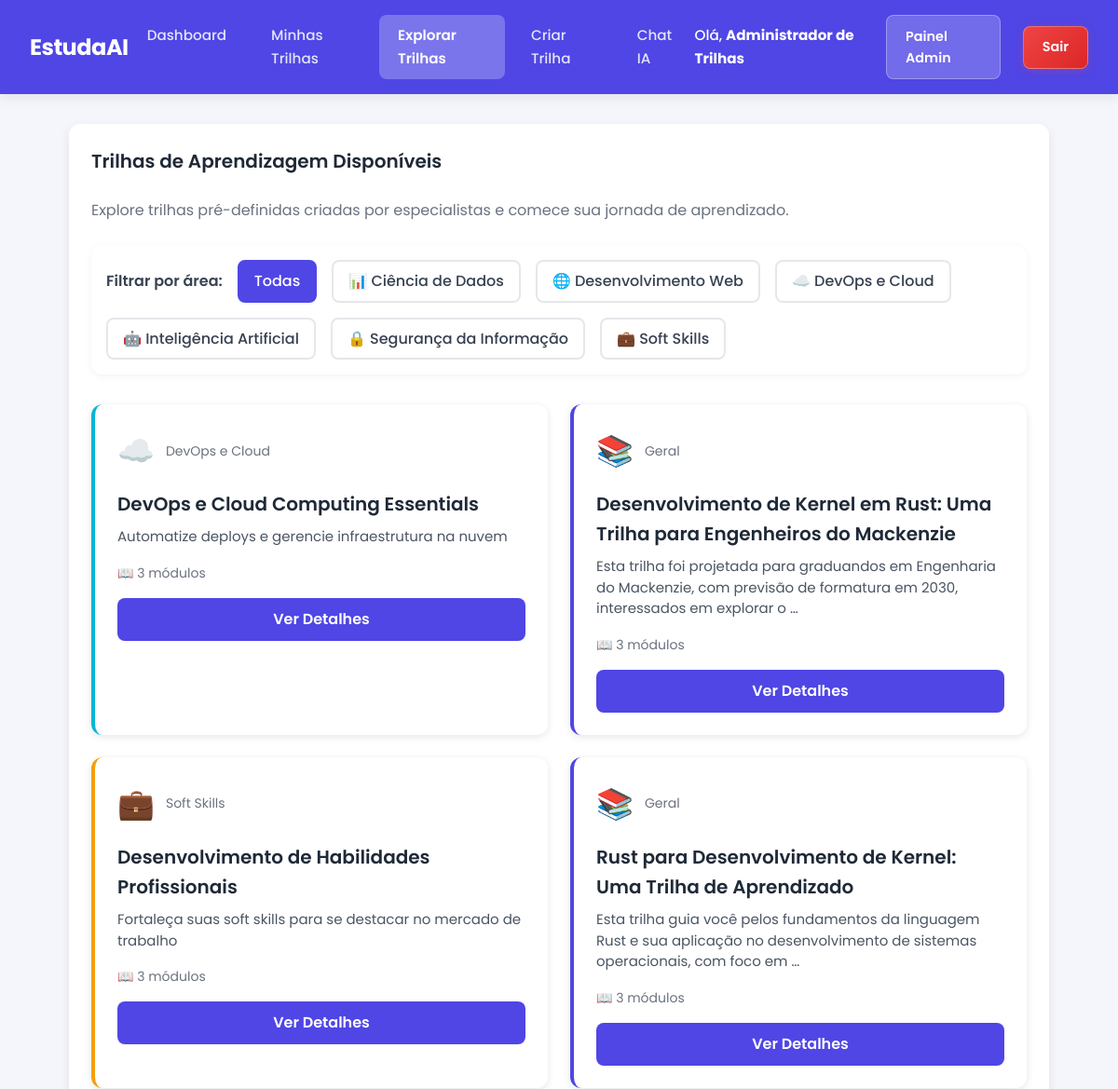
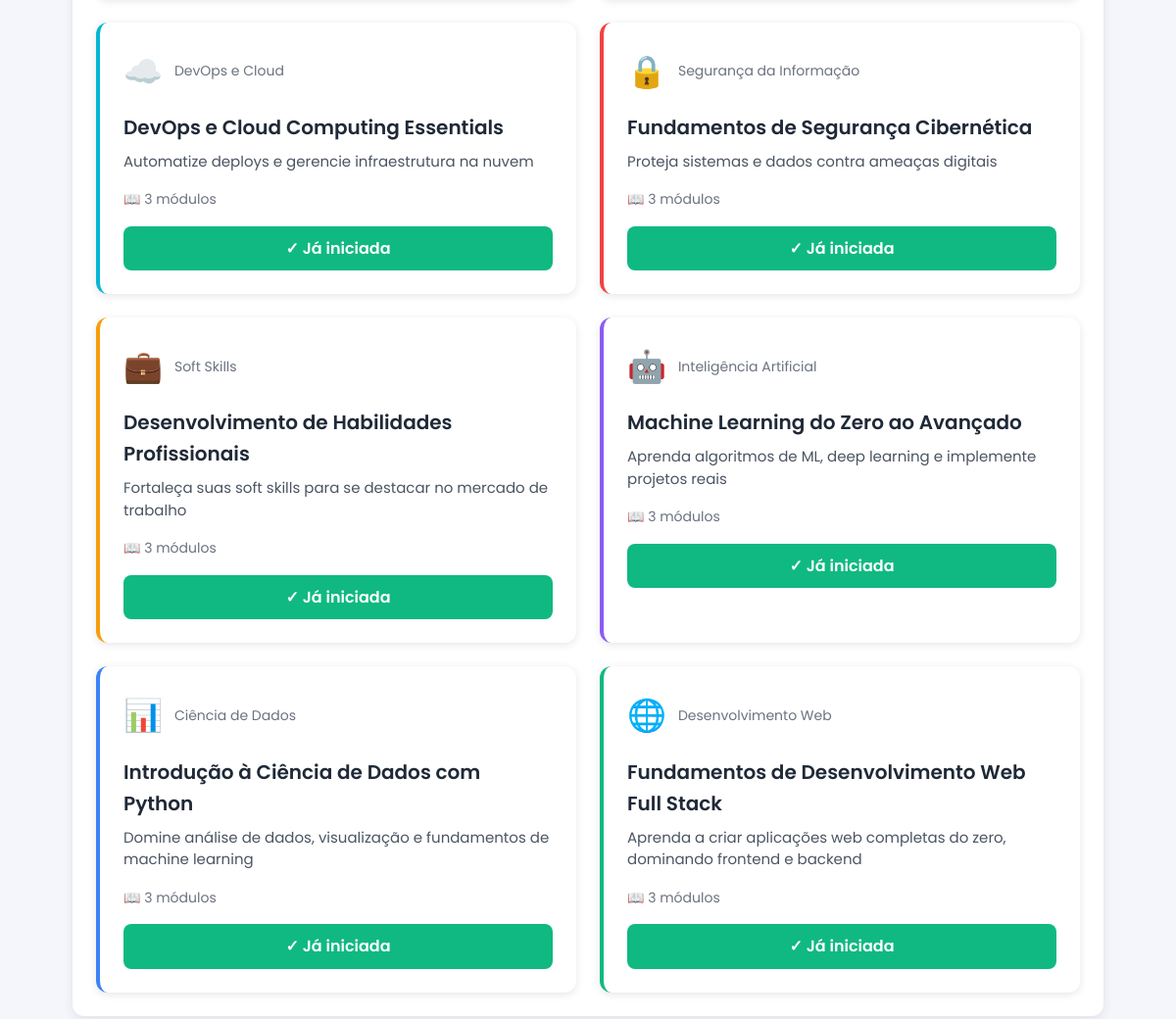
The app's page /usuarios/trilhas/ (signed in) with its own data (2 pictures, top to bottom).
### usuarios/models.py (models this page shows, shortened)
class Usuario(AbstractUser):  # criação de uma classe usuário
    nome = models.CharField(max_length=100)  # Nome completo do usuário
    email = models.EmailField(unique=True)  # Email único no sistema
    universidade = models.CharField(max_length=255)  # Nome da universidade
    curso = models.CharField(max_length=255)  # Nome do curso
    ano_formatura = models.IntegerField(
        null=True,
        blank=True,  # Permite valores vazios
        validators=[
            MinValueValidator(2000),
            MaxValueValidator(2060),
        ],  # Entre 2000 e 2060
    )
    idade = models.IntegerField(
        null=True,
        blank=True,  # Permite valores vazios
        validators=[MinValueValidator(8), MaxValueValidator(100)],  # Entre 8 e 100 anos
    )
    REQUIRED_FIELDS = [
        "nome",
        "email",
        "universidade",
        "curso",
        "ano_formatura",
        "idade",
    ]

### api/models.py (models this page shows, shortened)
class Area(models.Model):
    nome = models.CharField(max_length=100, unique=True)
    descricao = models.TextField()
    icone = models.CharField(
        max_length=50, blank=True, help_text="Nome do ícone ou emoji"
    )
    cor = models.CharField(
        max_length=7, default="#4f46e5", help_text="Cor em hexadecimal"
    )
    ativa = models.BooleanField(default=True)
    data_criacao = models.DateTimeField(auto_now_add=True)
    data_atualizacao = models.DateTimeField(auto_now=True)
    class Meta:
        ordering = ["nome"]
        verbose_name = "Área"
        verbose_name_plural = "Áreas"

class TrilhaCurso(models.Model):
    usuario = models.ForeignKey(
        Usuario, on_delete=models.CASCADE, related_name="trilhas_curso"
    )
    titulo = models.CharField(max_length=255)
    descricao = models.TextField(blank=True)
    area = models.ForeignKey(
        Area, on_delete=models.SET_NULL, null=True, blank=True, related_name="trilhas_curso"
    )
    solicitacao_original = models.TextField(
        blank=True,
        help_text="Texto original enviado pelo usuário (vazio para criação manual)"
    )
    conteudo_json = models.JSONField(
        help_text="Conteúdo completo da trilha em formato JSON"
    )
    ativa = models.BooleanField(default=True)
    data_criacao = models.DateTimeField(auto_now_add=True)
    data_atualizacao = models.DateTimeField(auto_now=True)
    class Meta:
        ordering = ["-data_criacao"]
        verbose_name = "Trilha de Curso (IA)"
        verbose_name_plural = "Trilhas de Curso (IA)"

### usuarios/views.py (the view)
# urls.py: path("trilhas/", views.trilhas_disponiveis, name="trilhas_disponiveis"),
@login_required
def trilhas_disponiveis(request):
    try:
        admin_user = Usuario.objects.get(username="admin_trilhas")
    except Usuario.DoesNotExist:
        admin_user = None
        messages.warning(
            request,
            "Nenhuma trilha pré-definida disponível. Execute: python manage.py populate_trilhas"
        )
    trilhas = TrilhaCurso.objects.filter(
        ativa=True
    ).select_related('area')
    if admin_user:
        trilhas = trilhas.filter(usuario=admin_user)
    area_id = request.GET.get('area')
    if area_id:
        trilhas = trilhas.filter(area_id=area_id)
    trilhas_iniciadas_ids = TrilhaCurso.objects.filter(
        usuario=request.user
    ).values_list('id', flat=True)
    for trilha in trilhas:
        trilha.ja_iniciada = trilha.id in trilhas_iniciadas_ids
    areas = Area.objects.filter(ativa=True).order_by('nome')
    contexto = {
        'trilhas': trilhas,
        'areas': areas,
        'area_selecionada': area_id,
    }
    return render(request, 'usuarios/trilhas_disponiveis.html', contexto)

### usuarios/templates/usuarios/trilhas_disponiveis.html (shortened to what this page needs)
{% load static %}
<!DOCTYPE html>
<html lang="pt-BR">
<head>
    <link rel="stylesheet" href="{% static 'usuarios/dashboard-style.css' %}?v=2">
</head>
<body>
    <header class="navbar">
        <nav class="navbar-container">
            <a href="{% url 'dashboard' %}" class="logo">EstudaAI</a>
            <ul class="nav-links">
                <li><a href="{% url 'dashboard' %}" class="nav-link">Dashboard</a></li>
                <li><a href="{% url 'minhas_trilhas' %}" class="nav-link">Minhas Trilhas</a></li>
                <li><a href="{% url 'trilhas_disponiveis' %}" class="nav-link active">Explorar Trilhas</a></li>
                <li><a href="{% url 'criar_trilha' %}" class="nav-link">Criar Trilha</a></li>
                <li><a href="{% url 'chat_ia' %}" class="nav-link">Chat IA</a></li>
            </ul>
            <div class="user-info">
                <span class="user-text">Olá, <strong>{{ user.nome|default:user.username }}</strong></span>
                {% if user.is_staff %}
                <a href="{% url 'admin_dashboard' %}" class="admin-btn">Painel Admin</a>
                {% endif %}
                <a href="{% url 'logout' %}" class="logout-btn" title="Sair da conta">Sair</a>
            </div>
        </nav>
    </header>
    <main class="container">
        <section class="card">
            <h1 class="section-title">Trilhas de Aprendizagem Disponíveis</h1>
            <p style="color: #6b7280; margin-bottom: 1.5rem;">
                Explore trilhas pré-definidas criadas por especialistas e comece sua jornada de aprendizado.
            </p>
            {% if areas %}
            <div class="filtros">
                <span class="filtro-label">Filtrar por área:</span>
                <a href="{% url 'trilhas_disponiveis' %}"
                   class="area-filter-btn {% if not area_selecionada %}active{% endif %}">
                    Todas
                </a>
                {% for area in areas %}
                <a href="?area={{ area.id }}"
                   class="area-filter-btn {% if area_selecionada == area.id|stringformat:'s' %}active{% endif %}">
                    {{ area.icone }} {{ area.nome }}
                </a>
                {% endfor %}
            </div>
            {% endif %}
            {% if trilhas %}
            <div class="trilhas-grid">
                {% for trilha in trilhas %}
                <div class="trilha-card" {% if trilha.area.cor %}style="border-left-color: {{ trilha.area.cor }};"{% endif %}>
                    <div class="trilha-header">
                        <span class="area-icon">{{ trilha.area.icone|default:'📚' }}</span>
                        <div class="area-info">
                            <p class="area-nome">{{ trilha.area.nome|default:'Geral' }}</p>
                        </div>
                    </div>
                    <h3 class="trilha-titulo">{{ trilha.titulo }}</h3>
                    <p class="trilha-descricao">{{ trilha.descricao|truncatewords:20 }}</p>
                    <div class="trilha-stats">
                        <span class="stat-item">
                            📖 {{ trilha.conteudo_json.modulos|length|default:0 }} módulos
                        </span>
                    </div>
                    <div class="trilha-actions">
                        {% if trilha.ja_iniciada %}
                        <a href="{% url 'minhas_trilhas' %}" class="btn-ver-detalhes btn-ja-iniciada">
                            ✓ Já iniciada
                        </a>
                        {% else %}
                        <a href="{% url 'trilha_detalhes' trilha.id %}" class="btn-ver-detalhes">
                            Ver Detalhes
                        </a>
                        {% endif %}
                    </div>
                </div>
                {% endfor %}
            </div>
            {% else %}
            <div class="empty-state">
                <div class="empty-state-icon">📚</div>
                <h3>Nenhuma trilha disponível</h3>
                <p>Não há trilhas pré-definidas no momento. Entre em contato com o administrador.</p>
            </div>
            {% endif %}
        </section>
    </main>
</body>
</html>

### usuarios/static/usuarios/dashboard-style.css (style rules this page uses)
:root { --bg-color: #f4f6fb; --primary-color: #4f46e5; --secondary-color: #10b981; --text-color: #1f2937; --light-text: #6b7280; --card-bg: #ffffff; --border-radius: 12px; --shadow: 0 4px 12px rgba(0, 0, 0, 0.08); }
* { margin: 0; padding: 0; box-sizing: border-box; font-family: 'Poppins', sans-serif; }
body { background-color: var(--bg-color); color: var(--text-color); line-height: 1.6; }
.navbar { background-color: var(--primary-color); color: #fff; box-shadow: var(--shadow); }
.navbar-container { max-width: 1200px; margin: 0 auto; padding: 1rem 2rem; display: flex; align-items: center; justify-content: space-between; }
.logo { font-size: 1.5rem; font-weight: 700; color: #fff; text-decoration: none; letter-spacing: -0.5px; transition: all 0.3s; }
.nav-links { list-style: none; display: flex; gap: 0.5rem; }
.nav-link { color: rgba(255, 255, 255, 0.85); text-decoration: none; transition: all 0.3s; font-weight: 500; padding: 0.65rem 1.25rem; border-radius: 0.5rem; display: block; font-size: 0.95rem; }
.nav-link.active { background: rgba(255, 255, 255, 0.25); color: #fff; font-weight: 600; }
.user-info { display: flex; align-items: center; gap: 1rem; }
.user-text { font-weight: 500; font-size: 0.95rem; }
.admin-btn { text-decoration: none; padding: 0.65rem 1.25rem; background: rgba(255, 255, 255, 0.2); color: white; border-radius: 0.5rem; font-weight: 600; transition: all 0.3s; font-size: 0.9rem; display: inline-block; border: 1px solid rgba(255, 255, 255, 0.3); }
.logout-btn { text-decoration: none; padding: 0.65rem 1.25rem; background: linear-gradient(135deg, #ef4444 0%, #dc2626 100%); color: white; border-radius: 0.5rem; font-weight: 600; transition: all 0.3s; font-size: 0.9rem; display: inline-block; border: 1px solid rgba(255, 255, 255, 0.3); margin-left: 0.5rem; box-shadow: 0 2px 8px rgba(239, 68, 68, 0.25); }
.container { max-width: 1100px; margin: 2rem auto; padding: 0 1.5rem; display: flex; flex-direction: column; gap: 2rem; }
.card { background-color: var(--card-bg); border-radius: var(--border-radius); box-shadow: var(--shadow); padding: 1.5rem; }
.section-title { font-size: 1.25rem; font-weight: 600; margin-bottom: 1.5rem; }

### usuarios/templates/usuarios/trilhas_disponiveis.html (style rules this page uses)
.trilhas-grid { display: grid; grid-template-columns: repeat(auto-fill, minmax(320px, 1fr)); gap: 1.5rem; margin-top: 2rem; }
.trilha-card { background: white; border-radius: 0.75rem; padding: 1.5rem; box-shadow: 0 2px 8px rgba(0, 0, 0, 0.1); transition: transform 0.3s ease, box-shadow 0.3s ease; border-left: 4px solid #4f46e5; }
.trilha-header { display: flex; align-items: center; gap: 0.75rem; margin-bottom: 1rem; }
.area-icon { font-size: 2rem; }
.area-info { flex: 1; }
.area-nome { font-size: 0.875rem; color: #6b7280; margin: 0; }
.trilha-titulo { font-size: 1.25rem; font-weight: 600; color: #1f2937; margin: 0.5rem 0; }
.trilha-descricao { color: #4b5563; font-size: 0.9375rem; line-height: 1.5; margin-bottom: 1rem; }
.trilha-stats { display: flex; gap: 1rem; margin-bottom: 1rem; font-size: 0.875rem; color: #6b7280; }
.stat-item { display: flex; align-items: center; gap: 0.25rem; }
.trilha-actions { display: flex; gap: 0.75rem; }
.btn-ver-detalhes { flex: 1; padding: 0.625rem 1rem; background: #4f46e5; color: white; border: none; border-radius: 0.5rem; font-weight: 600; cursor: pointer; transition: background 0.3s ease; text-decoration: none; text-align: center; }
.btn-ja-iniciada { background: #10b981; cursor: default; }
.filtros { display: flex; gap: 1rem; flex-wrap: wrap; margin-bottom: 2rem; padding: 1rem; background: white; border-radius: 0.75rem; box-shadow: 0 2px 8px rgba(0, 0, 0, 0.05); }
.filtro-label { font-weight: 600; color: #374151; display: flex; align-items: center; }
.area-filter-btn { padding: 0.5rem 1rem; border: 2px solid #e5e7eb; background: white; border-radius: 0.5rem; cursor: pointer; transition: all 0.3s ease; font-weight: 500; color: #374151; text-decoration: none; display: inline-block; }
.area-filter-btn.active { background: #4f46e5; color: white; border-color: #4f46e5; }

### records on screen
Usuario: nome "Administrador de Trilhas"
Area: icone "📊", nome "Ciência de Dados"
Area: icone "🌐", nome "Desenvolvimento Web"
Area: icone "☁️", nome "DevOps e Cloud"
Area: icone "🤖", nome "Inteligência Artificial"
Area: icone "🔒", nome "Segurança da Informação"
Area: icone "💼", nome "Soft Skills"
TrilhaCurso: area.icone "☁️", area.nome "DevOps e Cloud", titulo "DevOps e Cloud Computing Essentials", descricao "Automatize deploys e gerencie infraestrutura na nuvem", conteudo_json.modulos|length "3", shows "Ver Detalhes"
TrilhaCurso: area.icone "📚", area.nome "Geral", titulo "Desenvolvimento de Kernel em Rust: Uma Trilha para Engenheiros do Mackenzie", descricao "Esta trilha foi projetada para graduandos em Engenharia do Mackenzie, com previsão de formatura em 2030, interessados em explorar o …", conteudo_json.modulos|length "3", shows "Ver Detalhes"
TrilhaCurso: area.icone "💼", area.nome "Soft Skills", titulo "Desenvolvimento de Habilidades Profissionais", descricao "Fortaleça suas soft skills para se destacar no mercado de trabalho", conteudo_json.modulos|length "3", shows "Ver Detalhes"
TrilhaCurso: area.icone "📚", area.nome "Geral", titulo "Rust para Desenvolvimento de Kernel: Uma Trilha de Aprendizado", descricao "Esta trilha guia você pelos fundamentos da linguagem Rust e sua aplicação no desenvolvimento de sistemas operacionais, com foco em …", conteudo_json.modulos|length "3", shows "Ver Detalhes"
TrilhaCurso: area.icone "☁️", area.nome "DevOps e Cloud", titulo "DevOps e Cloud Computing Essentials", descricao "Automatize deploys e gerencie infraestrutura na nuvem", conteudo_json.modulos|length "3", shows "✓ Já iniciada"
TrilhaCurso: area.icone "🔒", area.nome "Segurança da Informação", titulo "Fundamentos de Segurança Cibernética", descricao "Proteja sistemas e dados contra ameaças digitais", conteudo_json.modulos|length "3", shows "✓ Já iniciada"
TrilhaCurso: area.icone "💼", area.nome "Soft Skills", titulo "Desenvolvimento de Habilidades Profissionais", descricao "Fortaleça suas soft skills para se destacar no mercado de trabalho", conteudo_json.modulos|length "3", shows "✓ Já iniciada"
TrilhaCurso: area.icone "🤖", area.nome "Inteligência Artificial", titulo "Machine Learning do Zero ao Avançado", descricao "Aprenda algoritmos de ML, deep learning e implemente projetos reais", conteudo_json.modulos|length "3", shows "✓ Já iniciada"
TrilhaCurso: area.icone "📊", area.nome "Ciência de Dados", titulo "Introdução à Ciência de Dados com Python", descricao "Domine análise de dados, visualização e fundamentos de machine learning", conteudo_json.modulos|length "3", shows "✓ Já iniciada"
TrilhaCurso: area.icone "🌐", area.nome "Desenvolvimento Web", titulo "Fundamentos de Desenvolvimento Web Full Stack", descricao "Aprenda a criar aplicações web completas do zero, dominando frontend e backend", conteudo_json.modulos|length "3", shows "✓ Já iniciada"
